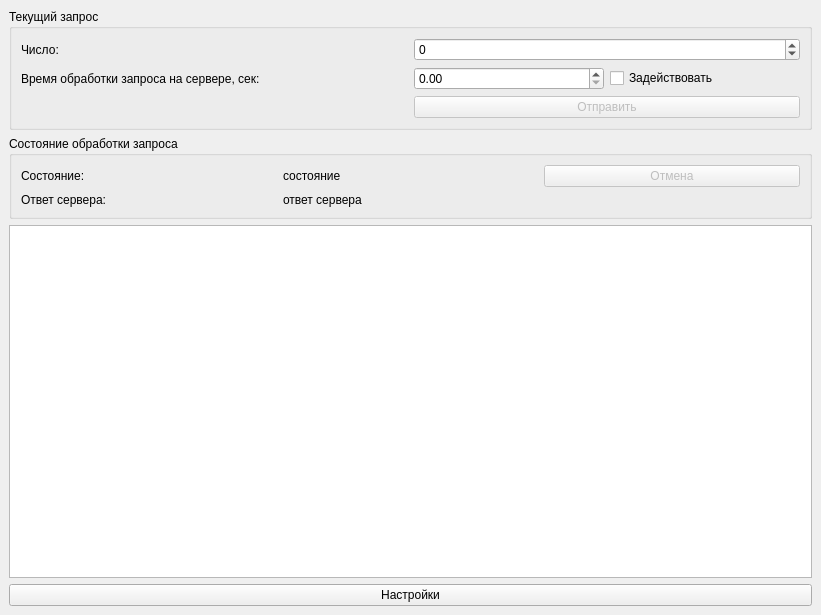
<?xml version="1.0" encoding="UTF-8"?>
<ui version="4.0">
    <class>MainWindow</class>
    <widget class="QMainWindow" name="MainWindow">
        <property name="geometry">
            <rect>
                <x>0</x>
                <y>0</y>
                <width>821</width>
                <height>615</height>
            </rect>
        </property>
        <property name="windowTitle">
            <string>MainWindow</string>
        </property>
        <widget class="QWidget" name="centralwidget">
            <layout class="QGridLayout" name="gridLayout_3">
                <item row="2" column="0">
                    <widget class="QPlainTextEdit" name="loggingText">
                        <property name="readOnly">
                            <bool>true</bool>
                        </property>
                    </widget>

                </item>
                <item row="0" column="0">
                    <widget class="QGroupBox" name="groupBox">
                        <property name="title">
                            <string>Текущий запрос</string>
                        </property>
                        <layout class="QGridLayout" name="gridLayout">
                            <item row="1" column="1">
                                <widget class="QSpinBox" name="requestSpinBox">
                                    <property name="minimum">
                                        <number>-999999999</number>
                                    </property>
                                    <property name="maximum">
                                        <number>999999999</number>
                                    </property>
                                </widget>
                            </item>
                            <item row="1" column="0">
                                <widget class="QLabel" name="label">
                                    <property name="text">
                                        <string>Число:</string>
                                    </property>
                                </widget>
                            </item>
                            <item row="2" column="0">
                                <widget class="QLabel" name="label_2">
                                    <property name="text">
                                        <string>Время обработки запроса на сервере, сек:</string>
                                    </property>
                                </widget>
                            </item>
                            <item row="2" column="1">
                                <layout class="QHBoxLayout" name="horizontalLayout_2">
                                    <item>
                                        <widget class="QDoubleSpinBox" name="delaySpinBox"/>
                                    </item>
                                    <item>
                                        <widget class="QCheckBox" name="useDelayCheckBox">
                                            <property name="text">
                                                <string>Задействовать</string>
                                            </property>
                                        </widget>
                                    </item>
                                </layout>
                            </item>
                            <item row="3" column="1">
                                <widget class="QPushButton" name="sendRequestButton">
                                    <property name="text">
                                        <string>Отправить</string>
                                    </property>
                                    <property name="enabled">
                                        <bool>false</bool>
                                    </property>
                                </widget>
                            </item>
                        </layout>
                    </widget>
                </item>
                <item row="1" column="0">
                    <widget class="QGroupBox" name="groupBox_2">
                        <property name="title">
                            <string>Состояние обработки запроса</string>
                        </property>
                        <layout class="QGridLayout" name="gridLayout_2">
                            <item row="4" column="0">
                                <widget class="QLabel" name="label_5">
                                    <property name="text">
                                        <string>Ответ сервера:</string>
                                    </property>
                                </widget>
                            </item>
                            <item row="2" column="0">
                                <widget class="QLabel" name="label_3">
                                    <property name="text">
                                        <string>Состояние:</string>
                                    </property>
                                </widget>
                            </item>
                            <item row="2" column="2">
                                <widget class="QPushButton" name="cancelButton">
                                    <property name="text">
                                        <string>Отмена</string>
                                    </property>
                                    <property name="enabled">
                                        <bool>false</bool>
                                    </property>
                                </widget>
                            </item>
                            <item row="2" column="1">
                                <widget class="QLabel" name="serverStateLabel">
                                    <property name="text">
                                        <string>состояние</string>
                                    </property>
                                </widget>
                            </item>
                            <item row="4" column="1">
                                <widget class="QLabel" name="serverResponseLabel">
                                    <property name="text">
                                        <string>ответ сервера</string>
                                    </property>
                                </widget>
                            </item>
                        </layout>
                    </widget>
                </item>
                <item row="3" column="0">
                    <widget class="QPushButton" name="settingsButton">
                        <property name="text">
                            <string>Настройки</string>
                        </property>
                    </widget>
                </item>
            </layout>
        </widget>
    </widget>
    <resources/>
    <connections/>
</ui>
